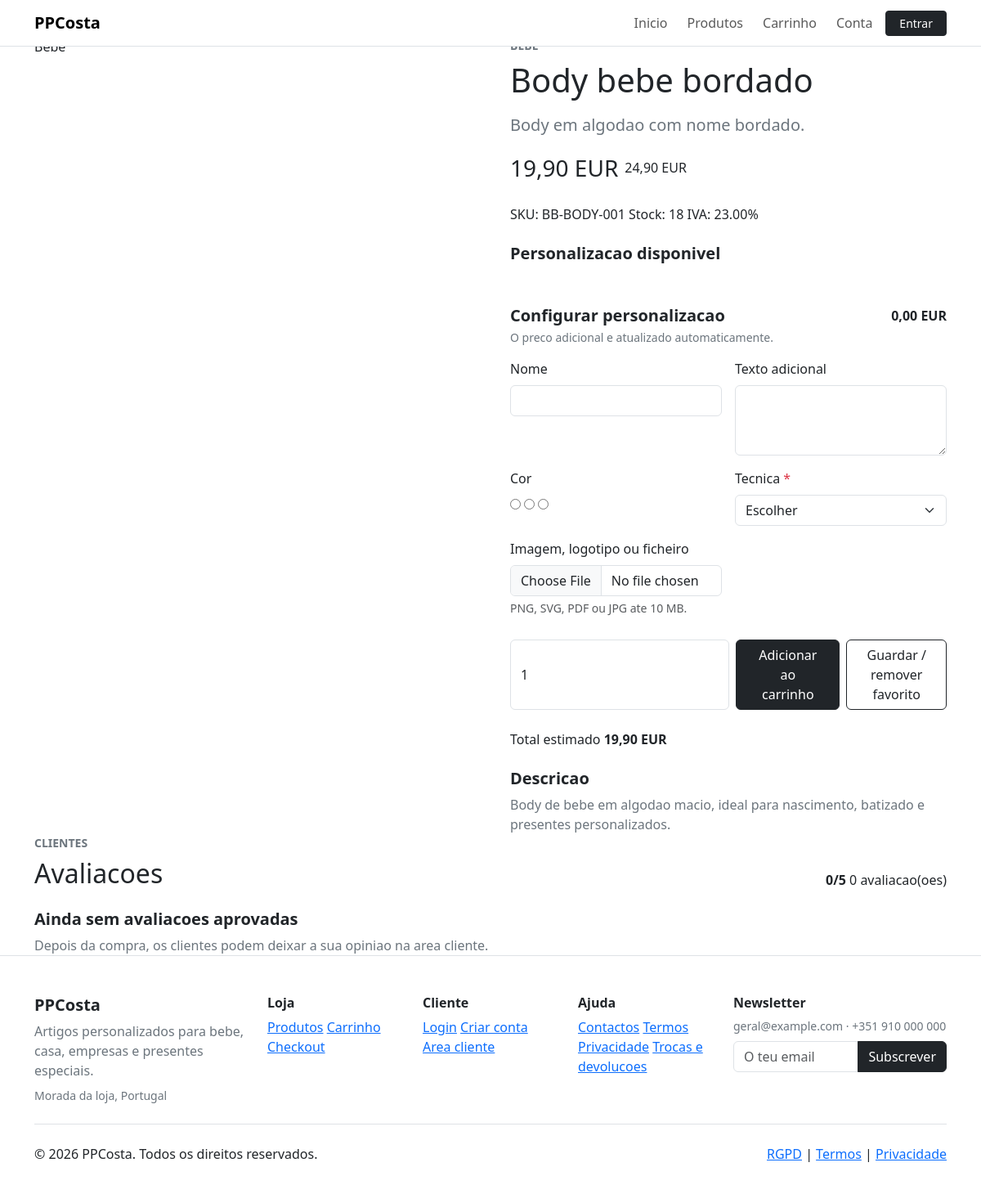
The page /produto-detalhe.php?slug=body-bebe-bordado on the database its author committed.
### tables this page shows
CREATE TABLE products (
    id BIGINT UNSIGNED AUTO_INCREMENT PRIMARY KEY,
    brand_id BIGINT UNSIGNED NULL,
    supplier_id BIGINT UNSIGNED NULL,
    tax_rate_id BIGINT UNSIGNED NOT NULL,
    name VARCHAR(190) NOT NULL,
    slug VARCHAR(210) NOT NULL,
    short_description TEXT NULL,
    long_description MEDIUMTEXT NULL,
    sku VARCHAR(100) NOT NULL,
    ean VARCHAR(40) NULL,
    price DECIMAL(12,2) NOT NULL,
    sale_price DECIMAL(12,2) NULL,
    cost_price DECIMAL(12,2) NULL,
    stock INT NOT NULL DEFAULT 0,
    stock_minimum INT NOT NULL DEFAULT 0,
    weight_grams INT NULL,
    width_mm INT NULL,
    height_mm INT NULL,
    depth_mm INT NULL,
    video_url VARCHAR(255) NULL,
    is_active TINYINT(1) NOT NULL DEFAULT 1,
    is_new TINYINT(1) NOT NULL DEFAULT 0,
    is_featured TINYINT(1) NOT NULL DEFAULT 0,
    is_on_sale TINYINT(1) NOT NULL DEFAULT 0,
    is_best_seller TINYINT(1) NOT NULL DEFAULT 0,
    is_personalizable TINYINT(1) NOT NULL DEFAULT 0,
    meta_title VARCHAR(190) NULL,
    meta_description VARCHAR(255) NULL,
    canonical_url VARCHAR(255) NULL,
    created_at TIMESTAMP NOT NULL DEFAULT CURRENT_TIMESTAMP,
    updated_at TIMESTAMP NOT NULL DEFAULT CURRENT_TIMESTAMP ON UPDATE CURRENT_TIMESTAMP,
    UNIQUE KEY uq_products_slug (slug),
    UNIQUE KEY uq_products_sku (sku),
    KEY idx_products_flags (is_active, is_featured, is_new, is_on_sale, is_best_seller),
    KEY idx_products_brand (brand_id),
    KEY idx_products_supplier (supplier_id),
    FULLTEXT KEY ft_products_search (name, short_description, long_description, sku),
    CONSTRAINT fk_products_brand FOREIGN KEY (brand_id) REFERENCES brands(id) ON DELETE SET NULL,
    CONSTRAINT fk_products_supplier FOREIGN KEY (supplier_id) REFERENCES suppliers(id) ON DELETE SET NULL,
    CONSTRAINT fk_products_tax_rate FOREIGN KEY (tax_rate_id) REFERENCES tax_rates(id),
    CHECK (price >= 0),
    CHECK (sale_price IS NULL OR sale_price >= 0),
    CHECK (stock >= 0)
);

CREATE TABLE categories (
    id BIGINT UNSIGNED AUTO_INCREMENT PRIMARY KEY,
    parent_id BIGINT UNSIGNED NULL,
    name VARCHAR(160) NOT NULL,
    slug VARCHAR(180) NOT NULL,
    description TEXT NULL,
    image_path VARCHAR(255) NULL,
    sort_order INT NOT NULL DEFAULT 0,
    is_active TINYINT(1) NOT NULL DEFAULT 1,
    meta_title VARCHAR(190) NULL,
    meta_description VARCHAR(255) NULL,
    created_at TIMESTAMP NOT NULL DEFAULT CURRENT_TIMESTAMP,
    updated_at TIMESTAMP NOT NULL DEFAULT CURRENT_TIMESTAMP ON UPDATE CURRENT_TIMESTAMP,
    UNIQUE KEY uq_categories_slug (slug),
    KEY idx_categories_parent (parent_id),
    KEY idx_categories_active_sort (is_active, sort_order),
    CONSTRAINT fk_categories_parent FOREIGN KEY (parent_id) REFERENCES categories(id) ON DELETE SET NULL
);

CREATE TABLE tax_rates (
    id BIGINT UNSIGNED AUTO_INCREMENT PRIMARY KEY,
    name VARCHAR(120) NOT NULL,
    rate DECIMAL(5,2) NOT NULL,
    country_code CHAR(2) NOT NULL DEFAULT 'PT',
    is_default TINYINT(1) NOT NULL DEFAULT 0,
    is_active TINYINT(1) NOT NULL DEFAULT 1,
    CHECK (rate >= 0)
);

CREATE TABLE product_personalizations (
    id BIGINT UNSIGNED AUTO_INCREMENT PRIMARY KEY,
    product_id BIGINT UNSIGNED NOT NULL,
    personalization_type_id BIGINT UNSIGNED NOT NULL,
    options_mode ENUM('legacy','all','selected') NOT NULL DEFAULT 'legacy',
    label VARCHAR(160) NOT NULL,
    min_length INT NULL,
    max_length INT NULL,
    allowed_file_types VARCHAR(190) NULL,
    max_file_bytes INT NULL,
    base_extra_price DECIMAL(12,2) NOT NULL DEFAULT 0,
    sort_order INT NOT NULL DEFAULT 0,
    is_required TINYINT(1) NOT NULL DEFAULT 0,
    is_active TINYINT(1) NOT NULL DEFAULT 1,
    KEY idx_product_personalizations_product (product_id, is_active),
    CONSTRAINT fk_product_personalizations_product FOREIGN KEY (product_id) REFERENCES products(id) ON DELETE CASCADE,
    CONSTRAINT fk_product_personalizations_type FOREIGN KEY (personalization_type_id) REFERENCES personalization_types(id),
    CHECK (base_extra_price >= 0)
);

CREATE TABLE personalization_types (
    id BIGINT UNSIGNED AUTO_INCREMENT PRIMARY KEY,
    name VARCHAR(120) NOT NULL,
    slug VARCHAR(140) NOT NULL,
    input_type ENUM('text','textarea','select','color','font','file','position','technique') NOT NULL,
    is_required TINYINT(1) NOT NULL DEFAULT 0,
    is_active TINYINT(1) NOT NULL DEFAULT 1,
    UNIQUE KEY uq_personalization_types_slug (slug)
);

### produto-detalhe.php (the view, shortened to what the rows shown need)
<?php
require_once __DIR__ . '/includes/personalization.php';
$slug = trim($_GET['slug'] ?? '');
$product = $slug !== '' ? catalog_product_by_slug($slug) : null;
    ?>
    <?php
$personalizationRules = !empty($product['is_personalizable'])
    ? personalization_rules_for_product((int) $product['id'])
    : [];
$productImages = catalog_product_images((int) $product['id']);
$productVariations = catalog_product_variations((int) $product['id']);
$availableStock = $productVariations !== [] ? array_sum(array_column($productVariations, 'stock')) : (int) $product['stock'];
$personalizationRules = array_values(array_filter($personalizationRules, static fn (array $rule): bool => !in_array($rule['input_type'], ['select', 'font', 'color', 'position', 'technique'], true) || $rule['options'] !== [] || !empty($rule['is_required'])));
require_once __DIR__ . '/includes/header.php';
?>
<section class="product-detail section-pad">
    <div class="container">
        <div class="row g-5">
            <div class="col-lg-6">
                <div class="product-gallery-main <?= $productImages !== [] ? 'has-image' : e($product['media_class'] ?? 'product-mug') ?>" data-personalization-preview>
                    <?php if ($productImages !== []): ?>
                        <img data-gallery-main src="<?= e(url((string) $productImages[0]['path'])) ?>" alt="<?= e((string) ($productImages[0]['alt_text'] ?: $product['name'])) ?>">
                    <?php else: ?>
                        <span data-preview-product><?= e($product['category_name'] ?? 'Produto') ?></span>
                    <?php endif; ?>
                </div>
            </div>
            <div class="col-lg-6">
                <p class="text-uppercase text-secondary fw-semibold small mb-2"><?= e($product['category_name'] ?? 'Catalogo') ?></p>
                <h1 class="section-title mb-3"><?= e($product['name']) ?></h1>
                <p class="text-secondary lead"><?= e($product['short_description'] ?? '') ?></p>
                <div class="d-flex align-items-center gap-2 mb-4">
                    <span class="price fs-3"><?= e(format_price((float) $product['final_price'])) ?></span>
                    <?php if (!empty($product['sale_price'])): ?>
                        <span class="old-price"><?= e(format_price((float) $product['price'])) ?></span>
                    <?php endif; ?>
                </div>
                <div class="product-meta mb-4">
                    <span>SKU: <?= e($product['sku']) ?></span>
                    <span><?= $availableStock > 0 ? 'Stock: ' . $availableStock : 'Esgotado' ?></span>
                    <span>IVA: <?= e((string) ($product['tax_rate'] ?? '23.00')) ?>%</span>
                </div>
                <?php if (!empty($product['is_personalizable'])): ?>
                    <div class="personalization-preview mb-4">
                        <h2 class="h5 fw-bold">Personalizacao disponivel</h2>
                        <div class="d-flex flex-wrap gap-2">
                        </div>
                    </div>
                <?php endif; ?>
                <form class="product-buy-box" method="post" action="<?= e(url('carrinho.php')) ?>" enctype="multipart/form-data" data-personalization-form data-product-price="<?= e((string) $product['final_price']) ?>" data-product-id="<?= e((string) $product['id']) ?>">
                    <?php if ($personalizationRules !== []): ?>
                        <div class="personalization-editor mb-4">
                            <div class="d-flex justify-content-between align-items-start gap-3 mb-3">
                                <div>
                                    <h2 class="h5 fw-bold mb-1">Configurar personalizacao</h2>
                                </div>
                            </div>
                            <div class="row g-3">
                                <?php foreach ($personalizationRules as $rule): ?>
                                    <?php $fieldName = 'personalization[' . $rule['slug'] . ']'; ?>
                                    <div class="col-md-6">
                                        <label class="form-label" for="personalization-<?= e($rule['slug']) ?>">
                                            <?= e($rule['label']) ?>
                                            <?php if (!empty($rule['is_required'])): ?>
                                                <span class="text-danger">*</span>
                                            <?php endif; ?>
                                        </label>
                                        <?php if (in_array($rule['input_type'], ['select', 'font', 'position', 'technique'], true)): ?>
                                            <select class="form-select" id="personalization-<?= e($rule['slug']) ?>" name="<?= e($fieldName) ?>" data-base-extra-price="<?= e((string) $rule['base_extra_price']) ?>" data-personalization-field data-preview-field="<?= e($rule['slug']) ?>" <?= !empty($rule['is_required']) ? 'required' : '' ?>>
                                                <option value="">Escolher</option>
                                            </select>
                                        <?php elseif ($rule['input_type'] === 'color'): ?>
                                            <div class="color-choice-group" data-personalization-field-group>
                                                <?php foreach ($rule['options'] as $index => $option): ?>
                                                    <label class="color-choice" title="<?= e($option['label']) ?>">
                                                        <?php $swatch = preg_match('/^#[0-9a-f]{6}$/iD', (string) ($option['color_hex'] ?: $option['value'])) ? ($option['color_hex'] ?: $option['value']) : '#777777'; ?>
                                                        <input type="radio" aria-label="<?= e($option['label']) ?>" name="<?= e($fieldName) ?>" value="<?= e($option['value']) ?>" data-color="<?= e($swatch) ?>" data-base-extra-price="<?= e((string) $rule['base_extra_price']) ?>" data-personalization-field data-preview-field="<?= e($rule['slug']) ?>" data-extra-price="<?= e((string) $option['extra_price']) ?>" <?= !empty($rule['is_required']) ? 'required' : '' ?>>
                                                    </label>
                                                <?php endforeach; ?>
                                            </div>
                                        <?php elseif ($rule['input_type'] === 'textarea'): ?>
                                            <textarea class="form-control" id="personalization-<?= e($rule['slug']) ?>" name="<?= e($fieldName) ?>" rows="3" minlength="<?= (int) ($rule['min_length'] ?? 0) ?>" <?= isset($rule['max_length']) ? 'maxlength="' . (int) $rule['max_length'] . '"' : '' ?> data-personalization-field data-preview-field="<?= e($rule['slug']) ?>" data-base-extra-price="<?= e((string) $rule['base_extra_price']) ?>" <?= !empty($rule['is_required']) ? 'required' : '' ?>></textarea>
                                        <?php elseif ($rule['input_type'] === 'file'): ?>
                                            <input class="form-control" id="personalization-<?= e($rule['slug']) ?>" name="personalization_file" type="file" accept=".png,.svg,.pdf,.jpg,.jpeg" data-preview-field="<?= e($rule['slug']) ?>" data-personalization-file data-base-extra-price="<?= e((string) $rule['base_extra_price']) ?>" <?= !empty($rule['is_required']) ? 'required' : '' ?>>
                                            <div class="form-text">PNG, SVG, PDF ou JPG ate <?= e((string) round(((int) ($rule['max_file_bytes'] ?? MAX_UPLOAD_BYTES)) / 1024 / 1024)) ?> MB.</div>
                                        <?php else: ?>
                                            <input class="form-control" id="personalization-<?= e($rule['slug']) ?>" name="<?= e($fieldName) ?>" type="text" minlength="<?= (int) ($rule['min_length'] ?? 0) ?>" <?= isset($rule['max_length']) ? 'maxlength="' . (int) $rule['max_length'] . '"' : '' ?> data-personalization-field data-preview-field="<?= e($rule['slug']) ?>" data-base-extra-price="<?= e((string) $rule['base_extra_price']) ?>" <?= !empty($rule['is_required']) ? 'required' : '' ?>>
                                        <?php endif; ?>
                                    </div>
                                <?php endforeach; ?>
                            </div>
                        </div>
                    <?php endif; ?>
                    <div class="d-flex flex-column flex-sm-row gap-2 mb-4">
                    </div>
                    <div class="total-preview mb-4">
                    </div>
                </form>
                <div class="product-description">
                    <h2 class="h5 fw-bold">Descricao</h2>
                    <p class="text-secondary mb-0"><?= e($product['long_description'] ?? $product['short_description'] ?? '') ?></p>
                </div>
            </div>
        </div>
    </div>
</section>
<section class="section-pad surface-section">
    <div class="container">
        <div class="d-flex flex-column flex-md-row justify-content-between gap-3 mb-4">
            <div>
                <h2 class="section-title mb-0">Avaliacoes</h2>
            </div>
        </div>
    </div>
</section>
<?php require_once __DIR__ . '/includes/footer.php'; ?>

### rows shown on the page
products: categories.name "Bebe", name "Body bebe bordado", short_description "Body em algodao com nome bordado.", price "24,90 EUR", sku "BB-BODY-001", stock "18", tax_rate.rate "23.00", long_description "Body de bebe em algodao macio, ideal para nascimento, batizado e presentes personalizados."
product_personalizations: label "Nome"
product_personalizations: label "Texto adicional"
product_personalizations: label "Cor"
product_personalizations: label "Tecnica"
product_personalizations: label "Imagem, logotipo ou ficheiro", max_file_bytes "10"

### other values the page prints
APP_NAME "PPCosta"
format_price((float) $product['final_price']) "19,90 EUR"
format_price(0) "0,00 EUR"
$reviewSummary['average'] "0"
$reviewSummary['count'] "0"
$footerStoreName "PPCosta"
$footerSettings['store_address'] "Morada da loja, Portugal"
$footerSettings['store_email'] "geral@example.com"
$footerSettings['store_phone'] "+351 910 000 000"
